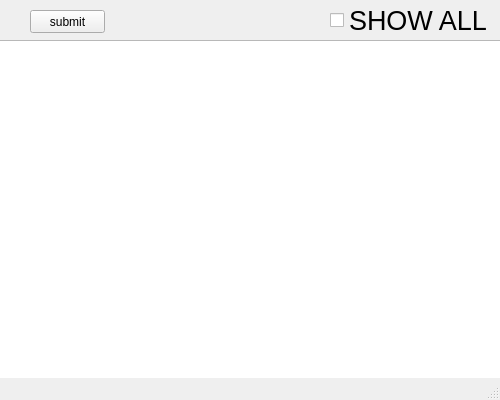
<?xml version="1.0" encoding="UTF-8"?>
<ui version="4.0">
 <class>tobpwin</class>
 <widget class="QMainWindow" name="tobpwin">
  <property name="geometry">
   <rect>
    <x>0</x>
    <y>0</y>
    <width>500</width>
    <height>400</height>
   </rect>
  </property>
  <property name="windowTitle">
   <string>MainWindow</string>
  </property>
  <widget class="QWidget" name="centralwidget">
   <widget class="QTableView" name="tableView">
    <property name="geometry">
     <rect>
      <x>-5</x>
      <y>40</y>
      <width>511</width>
      <height>341</height>
     </rect>
    </property>
   </widget>
   <widget class="QCheckBox" name="checkBox">
    <property name="geometry">
     <rect>
      <x>330</x>
      <y>10</y>
      <width>161</width>
      <height>21</height>
     </rect>
    </property>
    <property name="font">
     <font>
      <pointsize>20</pointsize>
     </font>
    </property>
    <property name="text">
     <string>SHOW ALL</string>
    </property>
   </widget>
   <widget class="QPushButton" name="pushButton">
    <property name="geometry">
     <rect>
      <x>30</x>
      <y>10</y>
      <width>75</width>
      <height>23</height>
     </rect>
    </property>
    <property name="text">
     <string>submit</string>
    </property>
   </widget>
  </widget>
  <widget class="QStatusBar" name="statusbar"/>
 </widget>
 <resources/>
 <connections/>
</ui>
